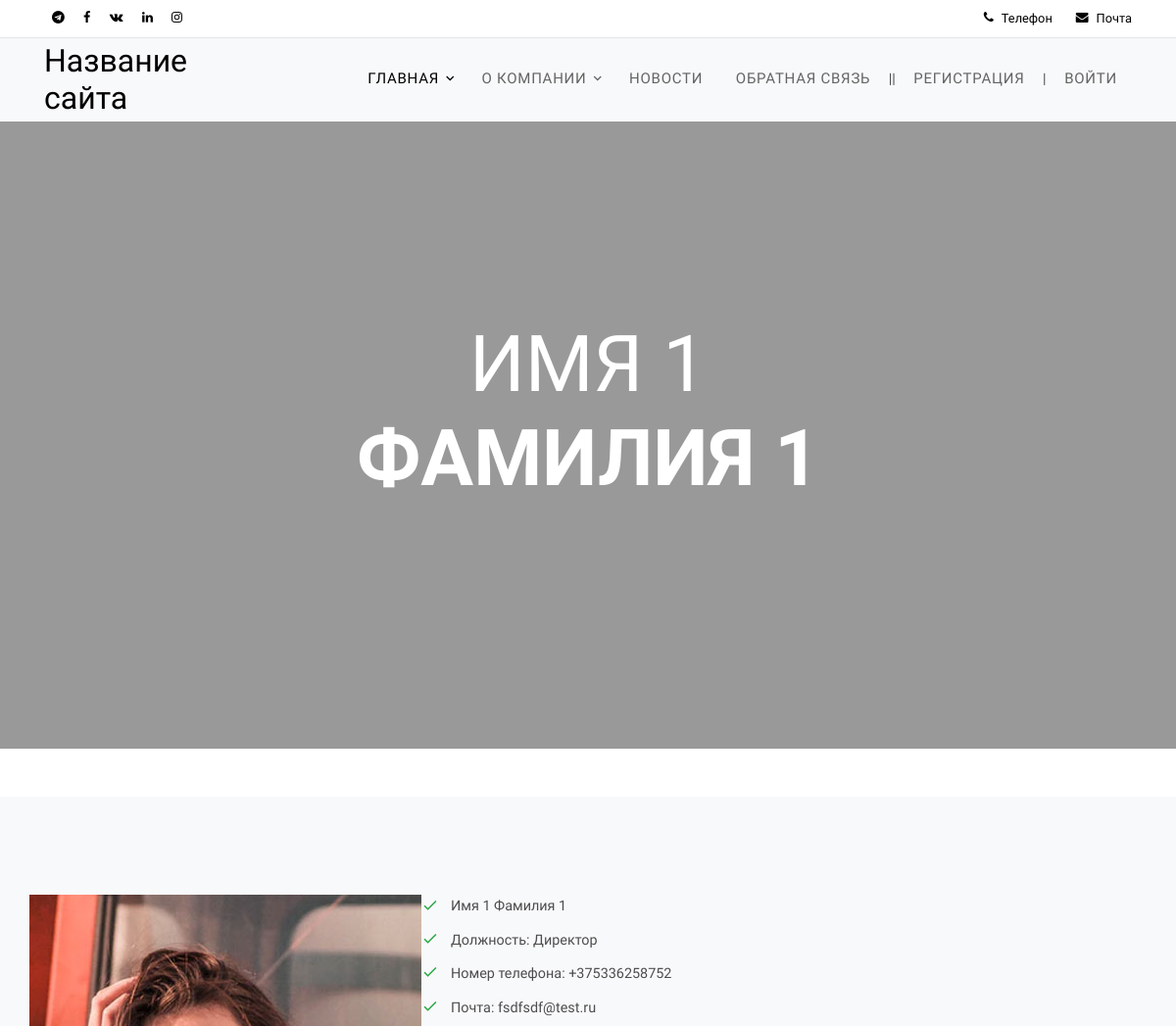
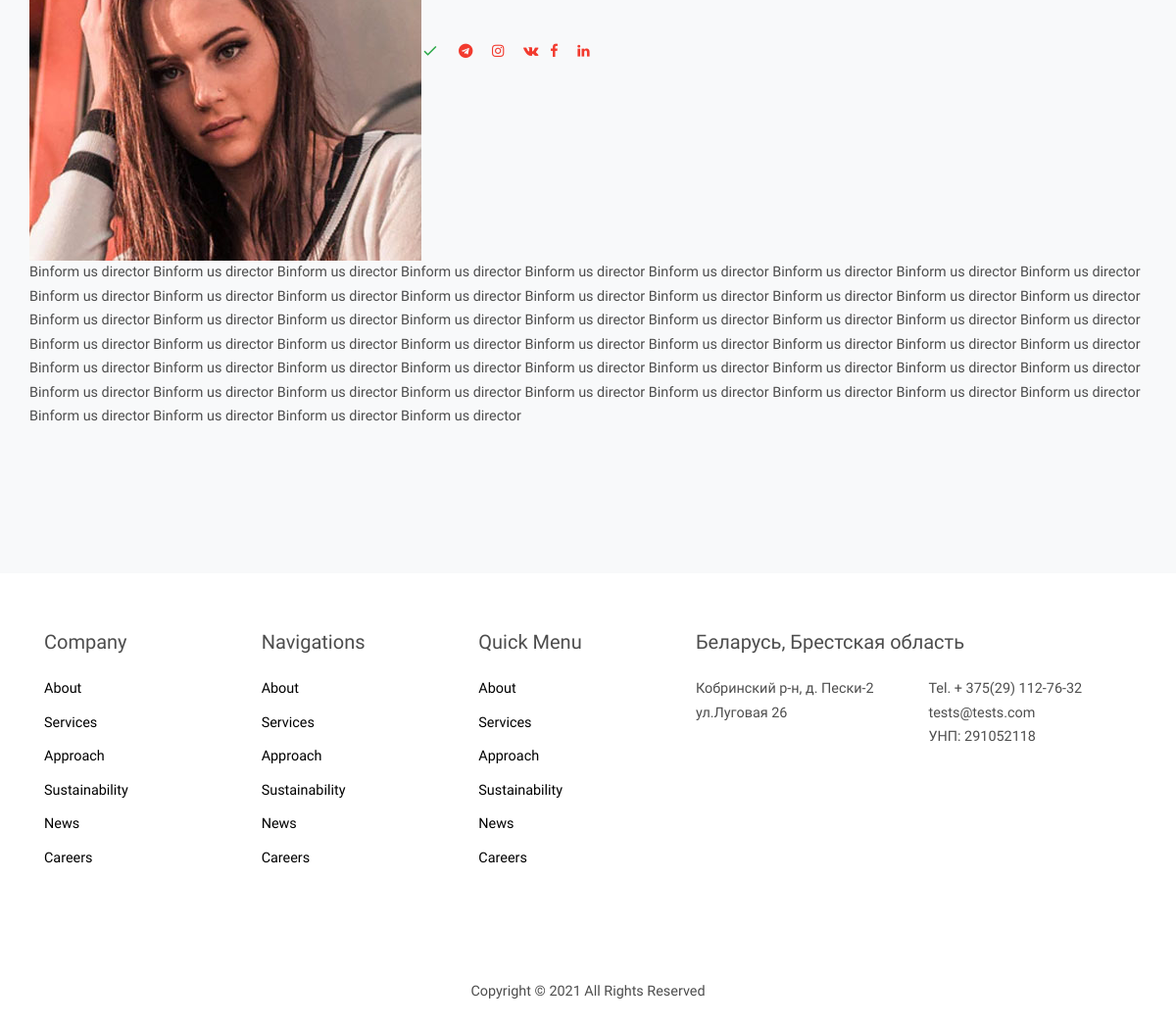
The app's page /about/familiya-1/ with its own data (2 pictures, top to bottom).
### about/models.py (models this page shows, shortened)
class Portfolio(models.Model):
    post = models.ForeignKey('Category_Portfolio', verbose_name='Должность', on_delete=models.PROTECT)
    avatar = models.ImageField('Аватарка', upload_to='static/images/portfolio/%Y/%m/%d/')
    lname = models.CharField('Имя', max_length=20, default='')
    fname = models.CharField('Фамилия', max_length=50, default='')
    tel = PhoneNumberField(verbose_name='Телефон')
    email = models.EmailField('Почта', default='')
    message = models.TextField('Информация')
    is_jobs = models.BooleanField(verbose_name='Работает', default=True)
    slug = models.SlugField(verbose_name='URL', unique=True, db_index=True, max_length=220)
    class Meta:
        verbose_name = 'Портфолио'
        verbose_name_plural = 'Потфолио'

class Category_Portfolio(models.Model):
    name = models.CharField('Наименование должности', max_length=100)
    text = models.TextField('Функциональные обязанности', )
    slug = models.SlugField(verbose_name='URL', unique=True, db_index=True)
    class Meta:
        verbose_name = 'Должность'
        verbose_name_plural = 'Должности'
    def __str__(self):
        return self.name

### about/views.py (the view)
# urls.py: path('<slug:portfolio_slug>/', show_portfolio, name='show_portfolio'),
def show_portfolio(request, portfolio_slug):
    post = get_object_or_404(Portfolio, slug=portfolio_slug)
    data = {
        'post': post,
        'ids_news': '2',  # id for displaying the news on the main page
        'name_site': 'Название сайта',
        'email_header': 'Почта',
        'phoneheader': 'Телефон',
        'fb_url': 'Ссылка на facebook',
        'tw_url': 'Ссылка на twitter',
        'ld_url': 'Ссылка на linkedin',
        'inst_url': 'Ссылка на instagram',
        'title_main': 'Информация',  # title in string main
        'subtitle_main': 'о компании',  # subtitle us string main
        'image_header': '/static/images/hero_bg_2.jpg',  # image us main
        'text_button_1': 'Download',
        'link_button_1': '#',
        'text_button_2': 'GetInTouch',
        'link_button_2': '#',
        'leadership': 'Руководство',
        'footer_copyright': 'Copyright © 2021 All Rights Reserved',  # footer
        'blok_adress_title': 'Беларусь, Брестская область',
        'block_adres_subtitle': 'Кобринский р-н, д. Пески-2',
        'block_adres_subtitle_1': ' ул.Луговая 26',
        'block_adres_subtitle_2': 'Tel. + 375(29) 112-76-32',
        'block_adres_subtitle_3': 'tests@tests.com',
        'block_adres_subtitle_4': 'УНП: 291052118',
        'blok_0_adress_title': '',
        'block_0_adres_subtitle': '',
        'block_0_adres_subtitle_1': '',
        'block_0_adres_subtitle_2': '',
        'block_0_adres_subtitle_3': '',
        'block_0_adres_subtitle_4': '',  # /footer
        'leadership_1': int(1),  # leadership_1
        'leadership_2': int(2),  # leadership_2
        'More_Peopple': 'Наши сотрудники',
        'contact_us_text': 'Связяаться с нами!',
        'contact_us_urls': '/contact',
    }
    return render(request, 'about/portfolio.html', data)

### about/templates/about/portfolio.html (shortened to what this page needs)
{% extends 'main/base.html' %}
{% block content %}
    <div class="site-blocks-cover inner-page overlay" style="background-image: url({{ image_header }});" data-aos="fade" data-stellar-background-ratio="0.5">
      <div class="container">
        <div class="row align-items-center justify-content-center">
          <div class="col-md-7 text-center">
            <h1 class="mb-5">{{ post.lname }} <strong>{{ post.fname }}</strong></h1>
          </div>
        </div>
      </div>
    </div>
<br>
<br>
<div class="site-section site-block-3 bg-light">
      <div class="container">
        <div class="row align-items-stretch">
            <img src="{{ post.avatar.url }}" alt="Image" class="img-fluid" >
            <ul class="site-block-check">
              <li>{{ post.lname }} {{ post.fname }}</li>
              <li>Должность: {{ post.post }}</li>
                <li>Номер телефона: {{ post.tel }}</li>
                <li>Почта: {{ post.email }}</li>
              <li> <p class="mt-5">
                  <a href="#" class="py-4 pl-2 pr-2"><span class="icon-telegram"></span></a>
                  <a href="#" class="py-4 pl-2 pr-2"><span class="icon-instagram"></span></a>
                  <a href="#" class="py-4 pl-2 pr-2"><span class="icon-vk"></span></a>
                  <a href="#" class="py-4 pl-0 pr-2"><span class="icon-facebook"></span></a>
                  <a href="#" class="py-4 pl-2 pr-2"><span class="icon-linkedin"></span></a>
              </p></li>
            </ul>
            {{ post.message|linebreaks }}
          <div class="col-lg-6 h-100">
            <div class="row row-items">
              <div class="col-md-6 mb-5 mb-md-0">
              </div>
            </div>
          </div>
        </div>
      </div>
    </div>
        </div>
{% endblock %}

### static/css/style.css (style rules this page uses)
body { line-height: 1.7; color: #4d4d4d; font-weight: 400; font-size: 0.9rem; font-family: "Roboto Mono", SFMono-Regular, Menlo, Monaco, Consolas, "Liberation Mono", "Courier New", monospace; font-family: "Nunito Sans", -apple-system, BlinkMacSystemFont, "Segoe UI", Roboto, "Helvetica Neue", Arial, sans-serif, "Apple Color Emoji", "Segoe UI Emoji", "Segoe UI Symbol", "Noto Color Emoji"; }
a { -webkit-transition: .3s all ease; -o-transition: .3s all ease; transition: .3s all ease; }
.site-section { padding: 3em 0; }
@media (min-width: 768px) { .site-section { padding: 7em 0; } }
.site-blocks-cover { background-size: cover; background-repeat: no-repeat; background-position: top; }
.site-blocks-cover.overlay { position: relative; }
.site-blocks-cover.overlay:before { position: absolute; content: ""; left: 0; bottom: 0; right: 0; top: 0; background: rgba(0, 0, 0, 0.4); }
.site-blocks-cover, .site-blocks-cover .row { min-height: 600px; height: calc(100vh); }
.site-blocks-cover.inner-page, .site-blocks-cover.inner-page .row { min-height: 600px; height: calc(80vh); }
.site-blocks-cover h1 { font-weight: 900; color: #fff; text-transform: uppercase; font-size: 3rem; }
.site-blocks-cover h1 strong { font-weight: 900; }
@media (min-width: 768px) { .site-blocks-cover h1 { font-size: 5rem; font-weight: 300; line-height: 1.2; } }
.site-block-3 .row-items { height: calc(50% - 15px); margin-bottom: 30px; }
.site-block-check { padding: 0; margin: 0 0 30px 0; }
.site-block-check li { padding: 0; margin: 0; }
.site-block-check li { display: block; padding-left: 30px; position: relative; margin-bottom: 10px; }
.site-block-check li:before { position: absolute; color: #28a745; left: 0; top: -.3rem; font-family: 'icomoon'; font-size: 1.1rem; content: "\e5ca"; }

### records on screen
Portfolio: lname "ИМЯ 1", fname "ФАМИЛИЯ 1", avatar (picture), lname "Имя 1", fname "Фамилия 1", post "Директор", tel "+375336258752", email "fsdfsdf@test.ru", message "Binform us director Binform us director Binform us director Binform us director Binform us director Binform us director Binform us director Binform us director Binform us director Binform us director Binform us director Binform us director Binform us director Binform us director Binform us director Binform us director Binform us director Binform us director Binform us director Binform us director Binform us director Binform us director Binform us director Binform us director Binform us director Binform us director Binform us director Binform us director Binform us director Binform us director Binform us director Binform us director Binform us director Binform us director Binform us director…"

### other values on screen
{{ phoneheader }} "Телефон"
{{ email_header }} "Почта"
{{ name_site }} "Название сайта"
{{ blok_adress_title }} "Беларусь, Брестская область"
{{ block_adres_subtitle }} "Кобринский р-н, д. Пески-2"
{{ block_adres_subtitle_1 }} "ул.Луговая 26"
{{ block_adres_subtitle_2 }} "Tel. + 375(29) 112-76-32"
{{ block_adres_subtitle_3 }} "tests@tests.com"
{{ block_adres_subtitle_4 }} "УНП: 291052118"
{{ footer_copyright }} "Copyright © 2021 All Rights Reserved"
